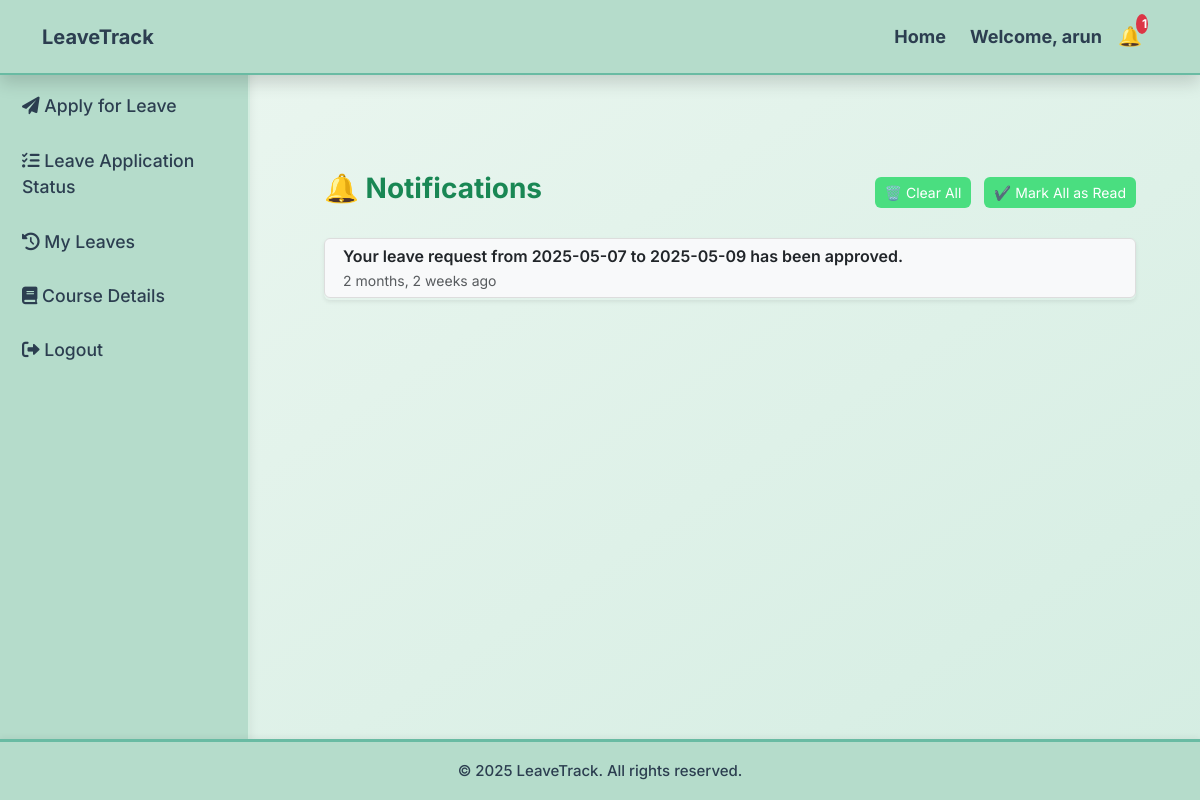
Screenshot of /notifications/ (signed in) with the database file from the repository.
### leave_management/models.py (models this page shows, shortened)
class Notification(models.Model):
    user = models.ForeignKey(User, on_delete=models.CASCADE)
    message = models.TextField()
    is_read = models.BooleanField(default=False)
    created_at = models.DateTimeField(auto_now_add=True)

### leave_management/views.py (the view)
# urls.py: path('notifications/', views.notifications, name='notifications'),
@login_required
def notifications(request):
    notifications = Notification.objects.filter(
        user=request.user
    ).order_by('-created_at')
    return render(request, 'leave_management/notifications.html', {
        'notifications': notifications
    })

### leave_management/context_processors.py (called while the page is built)
def notification_count(request):
    if request.user.is_authenticated:
        count = Notification.objects.filter(user=request.user, is_read=False).count()
        return {'notif_count': count}
    return {'notif_count': 0}

def inservice_courses_for_user(request):
    if request.user.is_authenticated:
        courses = InServiceCourse.objects.filter(user=request.user).order_by('-id')
        return {'sidebar_courses': courses}
    return {}

### leave_management/templates/leave_management/notifications.html (shortened to what this page needs)
{% extends 'leave_management/base.html' %}
{% load humanize %}
{% block content %}
<div class="container my-5">
    <div class="d-flex justify-content-between align-items-center mb-4">
        <h3 class="fw-bold text-success">🔔 Notifications</h3>
        <div>
            <a href="{% url 'clear_all' %}" class="btn btn-outline-danger btn-sm">
                🗑️ Clear All
            </a>
            <a href="{% url 'mark_all_read' %}" class="btn btn-outline-success btn-sm ms-2">
                ✔️ Mark All as Read
            </a>
        </div>
    </div>
    {% if notifications %}
        <ul class="list-group shadow-sm">
            {% for notif in notifications %}
            <li class="list-group-item d-flex justify-content-between align-items-start
                       {% if not notif.is_read %}bg-light{% endif %}">
                <div class="ms-2 me-auto">
                    <div class="fw-semibold">{{ notif.message }}</div>
                    <small class="text-muted">{{ notif.created_at|naturaltime }}</small>
                </div>
            </li>
            {% endfor %}
        </ul>
    {% else %}
        <div class="alert alert-info">No notifications to display.</div>
    {% endif %}
</div>
{% endblock %}

### leave_management/templates/leave_management/base.html (shortened to what this page needs)
<!DOCTYPE html>
<html lang="en">
<head>
    {% load static %}
    <link href="https://cdn.jsdelivr.net/npm/bootstrap@5.3.0/dist/css/bootstrap.min.css" rel="stylesheet">
    <link rel="stylesheet" href="https://cdnjs.cloudflare.com/ajax/libs/font-awesome/6.0.0/css/all.min.css">
    <link rel="stylesheet" href="{% static 'css/style.css' %}">
</head>
<body>
    {% if user.is_authenticated %}
    <div class="sidebar">
        <ul>
            {% if user.is_superuser %}
                <li><a href="{% url 'admin_dashboard' %}"><i class="fas fa-user-shield"></i> Admin Dashboard</a></li>
                <li><a href="{% url 'admin_leave_requests' %}"><i class="fas fa-clipboard-check"></i> Approve Leaves</a></li>
                <li><a href="{% url 'admin_users' %}"><i class="fas fa-users"></i> Manage Users</a></li>
                <li><a href="{% url 'admin_certificates' %}"><i class="fas fa-file-alt"></i> Manage Certificates</a></li>
                <li><a href="{% url 'logout' %}"><i class="fas fa-sign-out-alt"></i> Logout</a></li>
            {% else %}
                <li><a href="{% url 'dashboard' %}"> Dashboard</a></li>
                <li><a href="{% url 'apply_leave' %}"><i class="fas fa-paper-plane"></i> Apply for Leave</a></li>
                <li><a href="{% url 'leave_status' %}"><i class="fas fa-tasks"></i> Leave Application Status</a></li>
                <li><a href="{% url 'my_leaves' %}"><i class="fas fa-history"></i> My Leaves</a></li>
                <li><a href="{% url 'inservice_course' %}"><i class="fas fa-book"></i> Course Details</a></li>
                <li><a href="{% url 'logout' %}"><i class="fas fa-sign-out-alt"></i> Logout</a></li>
            {% endif %}
        </ul>
    </div>
    {% endif %}
    <div class="main-content">
        <nav class="navbar navbar-expand-lg navbar-light shadow" style="background: #A9CCE3;">
            <div class="container">
                <a class="navbar-brand fw-bold" href="{% url 'home' %}" style="color: #2C3E50;">LeaveTrack</a>
                <div class="collapse navbar-collapse" id="navbarNav">
                    <ul class="navbar-nav ms-auto align-items-center">
                        <li class="nav-item">
                            <a class="nav-link" href="{% url 'home' %}" style="color: #2C3E50;">Home</a>
                        </li>
                        {% if user.is_authenticated %}
                        <li class="nav-item mx-2">
                            <span class="nav-link" style="color: #2C3E50;">Welcome, {{ user.username }}</span>
                        </li>
                        <li class="nav-item">
                            <a href="{% url 'notifications' %}" class="notification-icon position-relative me-3">
                                🔔
                                {% if notif_count > 0 %}
                                    <span class="badge bg-danger position-absolute top-0 start-100 translate-middle">
                                        {{ notif_count }}
                                    </span>
                                {% endif %}
                            </a>
                        </li>
                        {% else %}
                        <li class="nav-item">
                            <a class="nav-link" href="{% url 'login' %}" style="color: #2C3E50;">Login</a>
                        </li>
                        {% endif %}
                    </ul>
                </div>
            </div>
        </nav>
        <div class="container py-4">
            {% block content %} {% endblock %}
        </div>
    </div>
    <footer class="footer mt-auto text-center">
        <p class="m-0">© 2025 LeaveTrack. All rights reserved.</p>
    </footer>
</body>
</html>

### leave_management/static/css/style.css (style rules this page uses)
body { background: linear-gradient(to bottom right, #edf7f1, #d4ede2); color: #2C3E50; font-family: 'Inter', sans-serif; margin: 0; padding: 0; display: flex; flex-direction: column; min-height: 100vh; }
.sidebar { width: 250px; height: 100vh; background: #b5dccb; padding-top: 25px; position: fixed; left: 0; top: 0; box-shadow: 2px 0 8px rgba(0, 0, 0, 0.05); border-right: 2px solid #d3ede0; }
.sidebar ul { list-style: none; padding: 0; }
.sidebar ul li { padding: 14px 22px; transition: all 0.3s ease-in-out; }
.sidebar ul li a { text-decoration: none; color: #2C3E50; font-size: 1.1rem; font-weight: 500; display: block; }
.navbar { background: #b5dccb; padding: 15px 25px; font-size: 18px; font-weight: bold; display: flex; justify-content: space-between; align-items: center; position: fixed; width: 100%; top: 0; left: 0; z-index: 1000; box-shadow: 0px 2px 6px rgba(0,0,0,0.05); }
.main-content { margin-left: 260px; padding: 100px 40px 60px; flex-grow: 1; }
.notification-icon { position: relative; font-size: 24px; margin-right: 20px; }
.notification-icon .badge { position: absolute; top: -8px; right: -10px; background: #e74c3c; color: white; border-radius: 50%; padding: 4px 6px; font-size: 12px; }
.footer { text-align: center; background: #b5dccb; padding: 15px; color: #2C3E50; font-size: 16px; font-weight: 500; border-top: 3px solid #69bba3; box-shadow: 0px -2px 6px rgba(0, 0, 0, 0.05); position: fixed; width: 100%; bottom: 0; left: 0; }
.navbar { background: #b5dccb !important; color: #2C3E50; box-shadow: 0 2px 6px rgba(0, 0, 0, 0.05); border-bottom: 2px solid #69bba3; }
.footer { background: #b5dccb !important; color: #2C3E50; font-size: 15px; font-weight: 500; padding: 18px 20px; border-top: 3px solid #69bba3; box-shadow: 0px -2px 6px rgba(0, 0, 0, 0.05); position: fixed; bottom: 0; left: 0; width: 100%; z-index: 999; }
.notification-icon { font-size: 1.2rem; text-decoration: none; color: #000; position: relative; }
.list-group-item { padding: 5px 10px; margin-bottom: 2px; background-color: #fff; border: 1px solid #ddd; border-radius: 5px; display: inline-block; width: auto; max-width: 100%; }
.list-group-item.bg-light { background-color: #f8f9fa !important; }
.btn-sm { display: inline-block; background-color: #4ade80; color: white; font-size: 13px; padding: 6px 12px; border: none; border-radius: 6px; cursor: pointer; transition: background-color 0.2s ease, transform 0.2s ease; text-align: center; min-width: 80px; }
.d-flex { display: flex; gap: 10px; }
.btn-outline-danger, .btn-outline-success { padding: 5px 10px; font-size: 14px; }

### rows the page displays
Notification: message "Your leave request from 2025-05-07 to 2025-05-09 has been approved.", created_at "2 months, 2 weeks ago"

### other values shown
{{ user.username }} "arun"
{{ notif_count }} "1"
